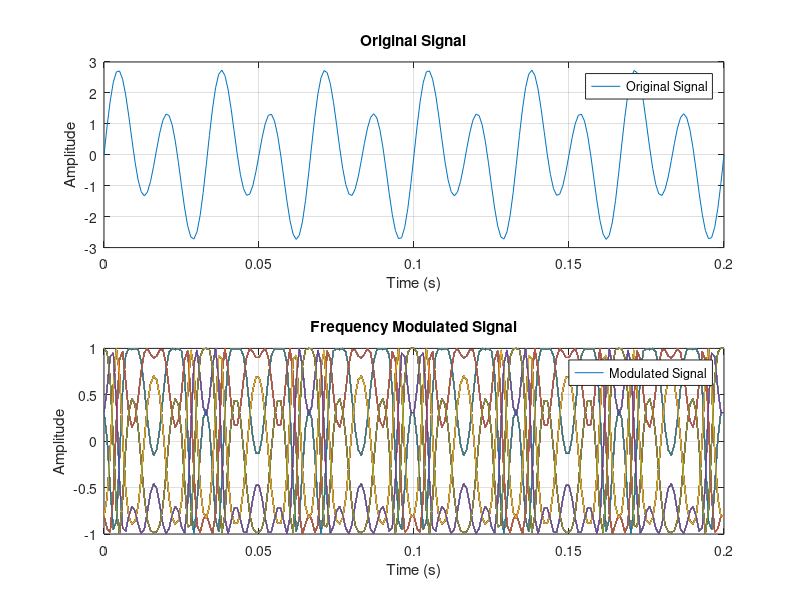

Write MATLAB code to recreate this figure. (Note: this script raises an error after producing the figure.)
% Set the sampling frequency to 1kHz and carrier frequency to 200 Hz.
fs = 1000;
fc = 200;
t = (0:1/fs:0.2)';

% Create two-tone sinusoidal signal with frequencies 30 and 60 Hz.
x = sin(2*pi*30*t) + 2*sin(2*pi*60*t);

% Set the frequency deviation to 50 Hz.
fDev = 50;

% Frequency modulate x.
y = fmmod(x, fc, fs, fDev);

% Create a figure
figure;

% Plot the graphs to show the original signal and modulated signal
subplot(2, 1, 1)
plot(t, x)
xlabel('Time (s)')
ylabel('Amplitude')
legend('Original Signal')
grid on;
title('Original Signal')

subplot(2, 1, 2)
plot(t, y)
xlabel('Time (s)')
ylabel('Amplitude')
legend('Modulated Signal')
grid on;
title('Frequency Modulated Signal')

sgtitle('ADC Experiment 3: Graphs of Original & Frequency Modulated Signals | 16014022042')
